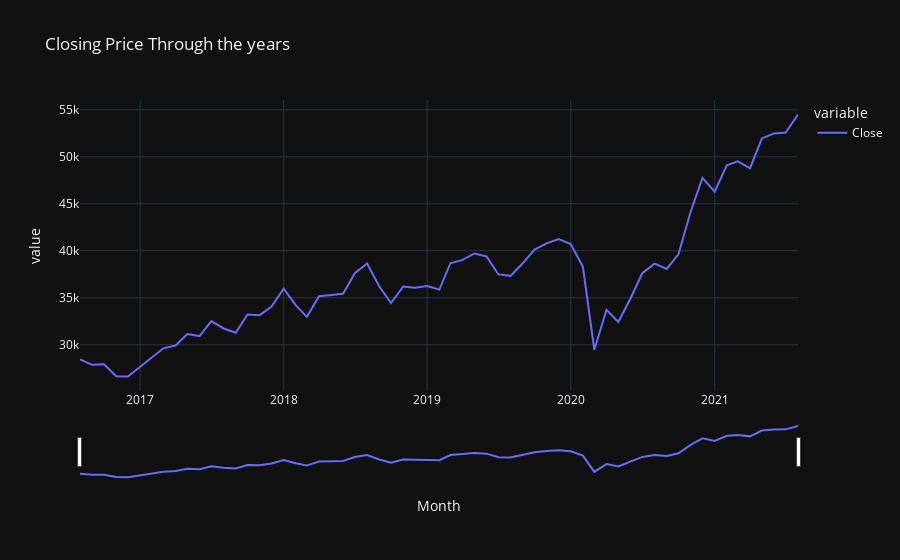

The notebook cell saved with this chart:
### Code cell
fig = px.line(data, title="Closing Price Through the years")
fig.update_xaxes(rangeslider_visible=True)
fig.show()
